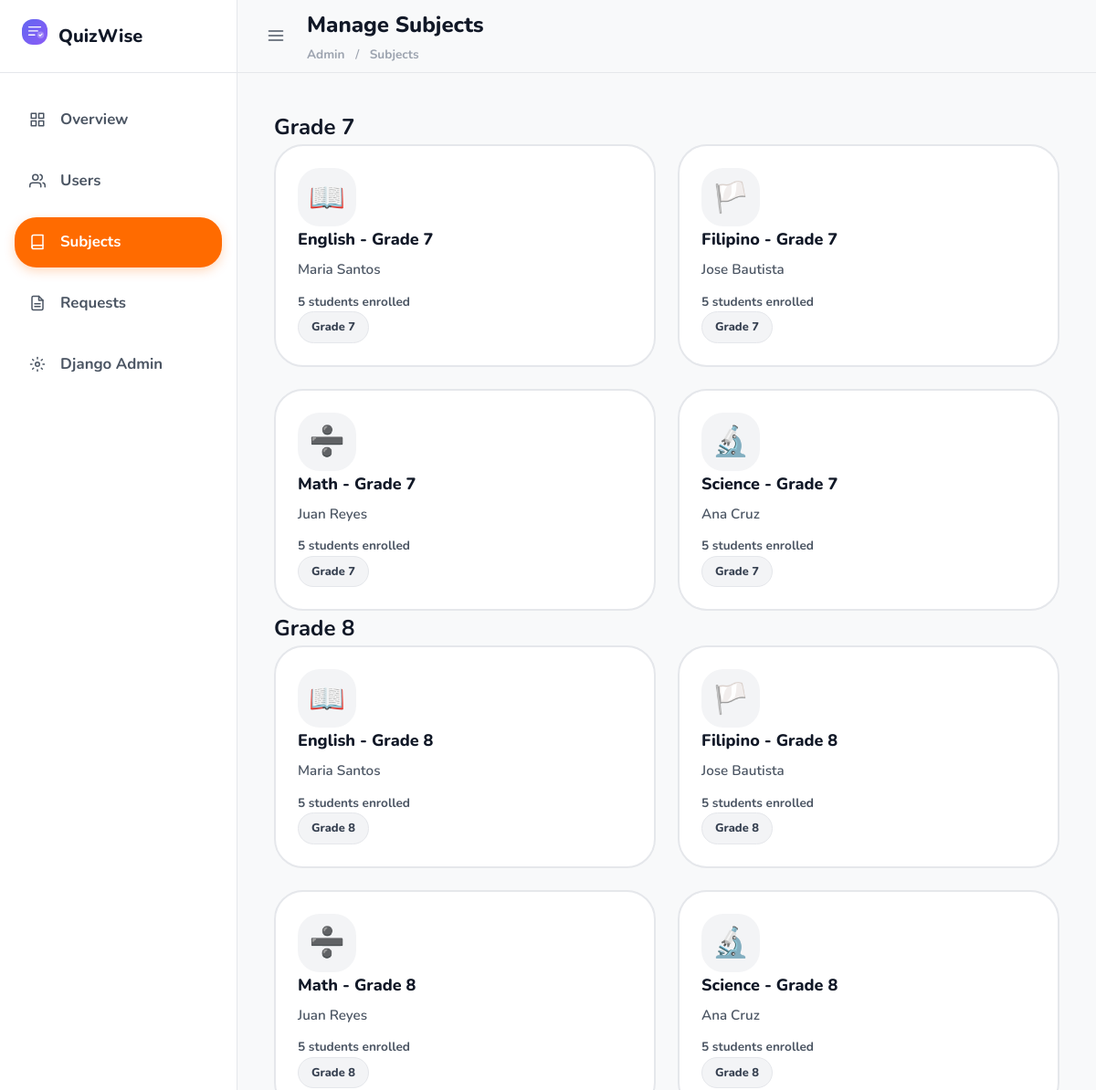
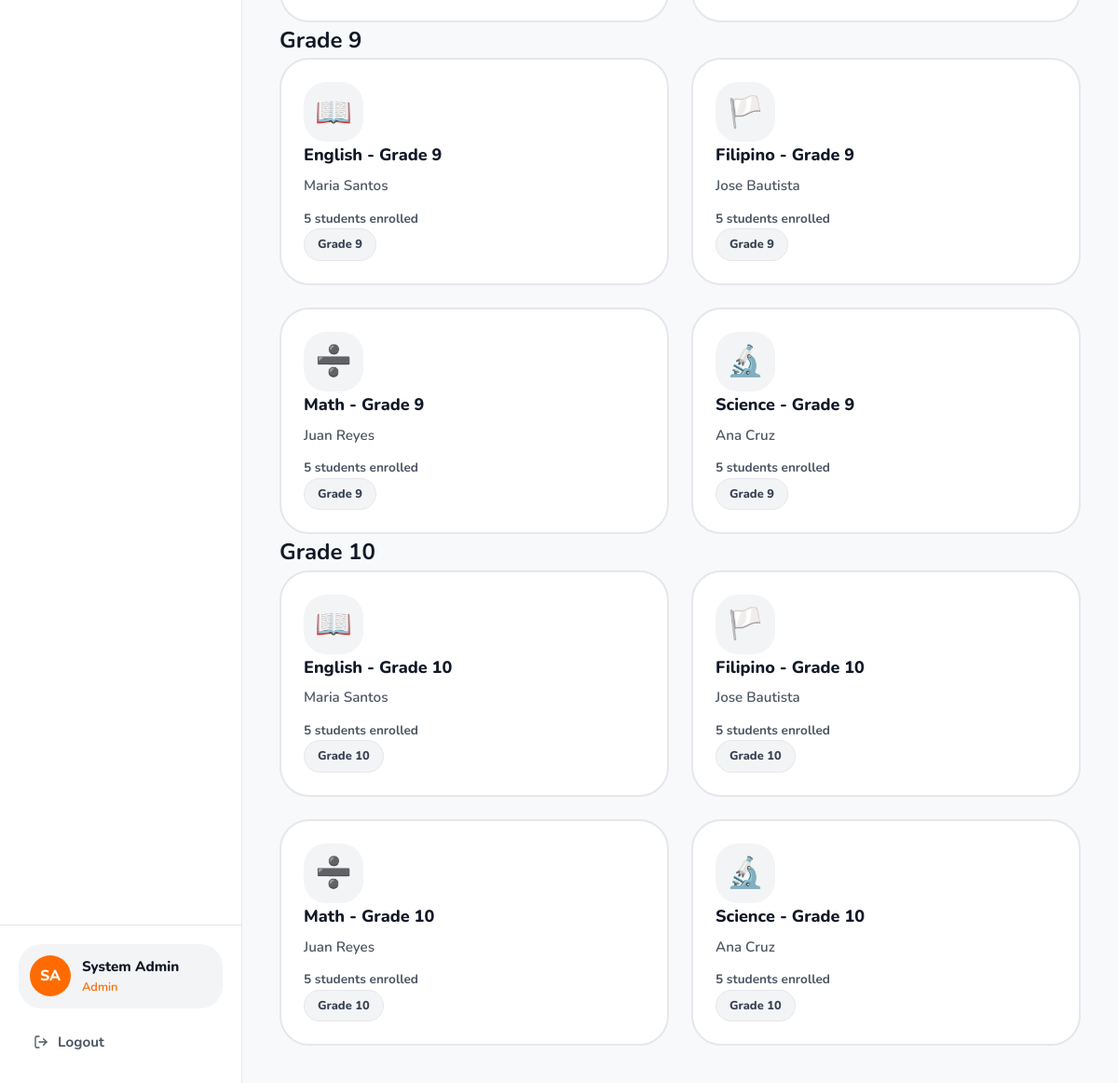
Before: /admin-dashboard/subjects/ (signed in) with the older database file (2 pictures, top to bottom).
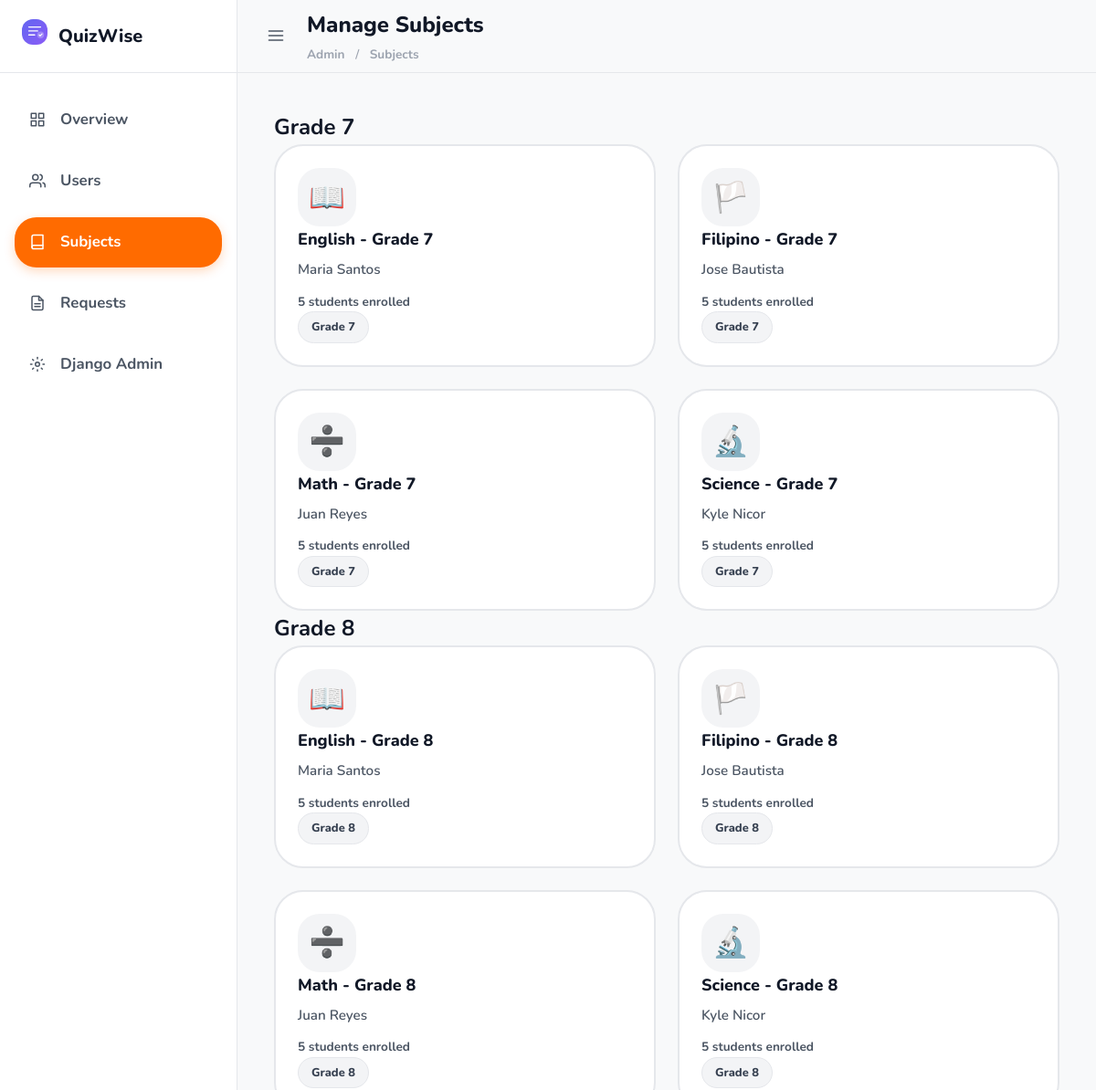
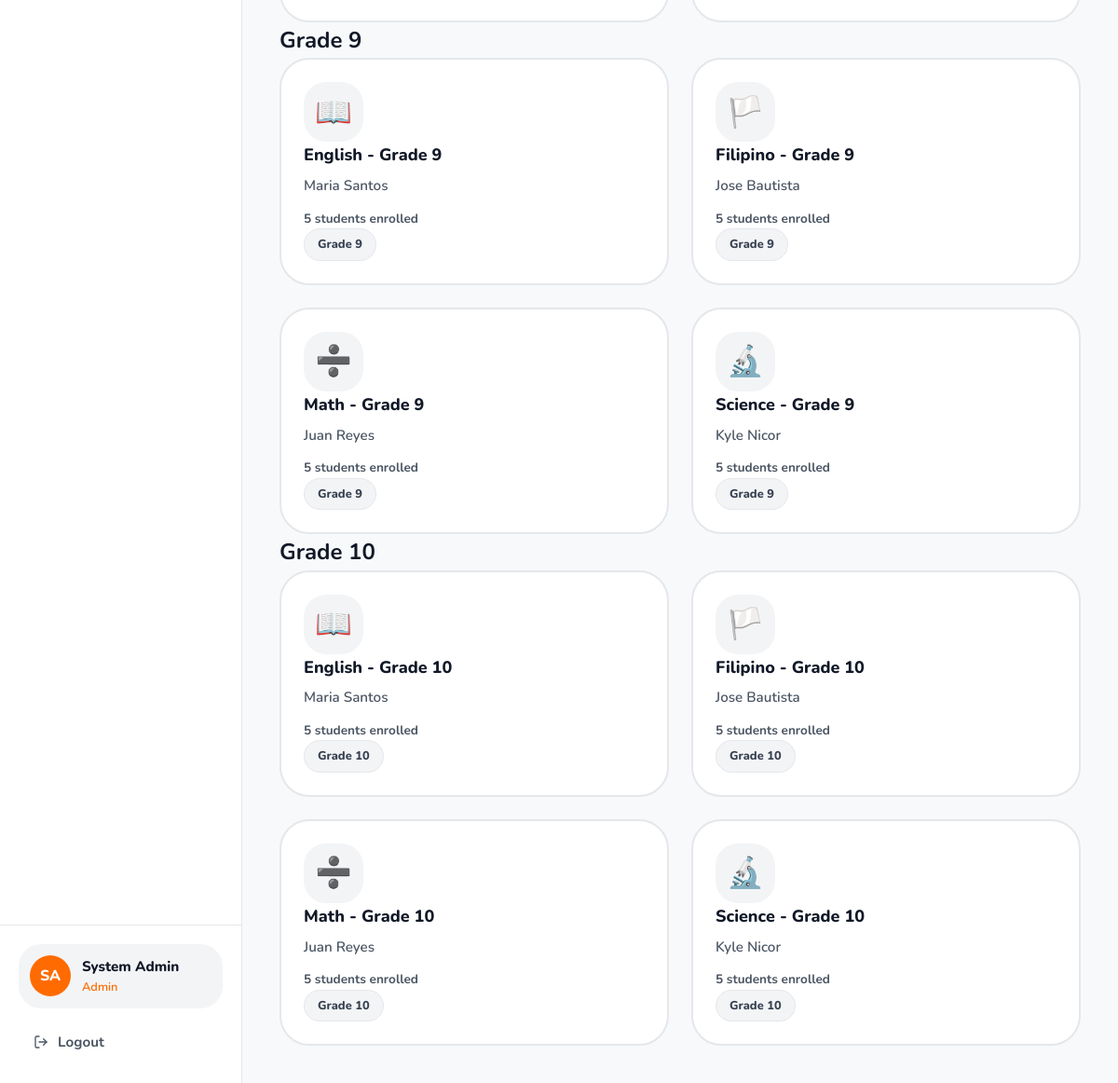
After: the same page with the newer database file (2 pictures, top to bottom).
### subjects/models.py (models this page shows, shortened)
class Subject(models.Model):
    SUBJECT_ENGLISH = 'english'
    SUBJECT_MATH = 'math'
    SUBJECT_SCIENCE = 'science'
    SUBJECT_FILIPINO = 'filipino'
    SUBJECT_CODE_CHOICES = [
        (SUBJECT_ENGLISH, 'English'),
        (SUBJECT_MATH, 'Math'),
        (SUBJECT_SCIENCE, 'Science'),
        (SUBJECT_FILIPINO, 'Filipino'),
    ]
    GRADE_CHOICES = [
        (7, 'Grade 7'),
        (8, 'Grade 8'),
        (9, 'Grade 9'),
        (10, 'Grade 10'),
    ]
    subject_id = models.UUIDField(primary_key=True, default=uuid.uuid4, editable=False)
    subject_code = models.CharField(
        max_length=20,
        choices=SUBJECT_CODE_CHOICES,
        help_text='Subject category'
    )
    grade_level = models.IntegerField(
        choices=GRADE_CHOICES,
        help_text='Grade level for this subject'
    )
    name = models.CharField(
        max_length=200,
        help_text='Full display name e.g. "English - Grade 7"'
    )
    description = models.TextField(blank=True)
    teacher = models.ForeignKey(
        settings.AUTH_USER_MODEL,
        on_delete=models.SET_NULL,
        null=True,
        blank=True,
        related_name='teaching_subjects',
        limit_choices_to={'role': 1}  # ROLE_TEACHER
    )
    passing_score = models.IntegerField(
        default=50,
        help_text='Minimum score (0-100) required to advance to next grade level'
    )
    created_at = models.DateTimeField(auto_now_add=True)
    class Meta:
        db_table = 'subjects'
        unique_together = ('subject_code', 'grade_level')
        ordering = ['grade_level', 'subject_code']

### accounts/models.py (models this page shows, shortened)
class CustomUser(AbstractUser):
    ROLE_ADMIN = 0
    ROLE_TEACHER = 1
    ROLE_STUDENT = 2
    ROLE_CHOICES = [
        (ROLE_ADMIN, 'Admin'),
        (ROLE_TEACHER, 'Teacher'),
        (ROLE_STUDENT, 'Student'),
    ]
    user_id = models.UUIDField(
        primary_key=True,
        default=uuid.uuid4,
        editable=False
    )
    school_id = models.CharField(
        max_length=20,
        unique=True,
        help_text='School-issued ID number (used to log in)'
    )
    role = models.IntegerField(
        choices=ROLE_CHOICES,
        default=ROLE_STUDENT
    )
    first_name = models.CharField(max_length=100, blank=False)
    last_name = models.CharField(max_length=100, blank=False)
    is_active = models.BooleanField(default=True)
    created_at = models.DateTimeField(auto_now_add=True)
    USERNAME_FIELD = 'school_id'
    REQUIRED_FIELDS = ['username', 'first_name', 'last_name', 'role']
    class Meta:
        db_table = 'users'
    @property
    def full_name(self):
        return f"{self.first_name} {self.last_name}"

### dashboard/views.py (the view)
# urls.py: path('admin-dashboard/subjects/', views.admin_subjects, name='admin-subjects'),
@login_required
def admin_subjects(request):
    if not (request.user.role == CustomUser.ROLE_ADMIN or request.user.is_superuser):
        return redirect('login')
    subjects = Subject.objects.select_related('teacher').order_by('grade_level', 'subject_code')
    context = {
        'subjects': subjects,
        'grade_list': [7, 8, 9, 10],
    }
    return render(request, 'dashboard/admin/subjects.html', context)

### templates/dashboard/admin/subjects.html (shortened to what this page needs)
{% extends 'dashboard/base_dashboard.html' %}
{% block page_title %}Manage Subjects{% endblock %}
{% block breadcrumb %}<a href="{% url 'admin-dashboard' %}" style="color: inherit; text-decoration: none;">Admin</a> <span style="margin: 0 8px;">/</span> <a href="{% url 'admin-subjects' %}" style="color: inherit; text-decoration: none;">Subjects</a>{% endblock %}
{% block sidebar_nav %}
<a href="{% url 'admin-dashboard' %}" class="nav-item">
    <svg width="18" height="18" viewBox="0 0 24 24" fill="none" stroke="currentColor" stroke-width="2" stroke-linecap="round" stroke-linejoin="round"><rect x="3" y="3" width="7" height="7"/><rect x="14" y="3" width="7" height="7"/><rect x="14" y="14" width="7" height="7"/><rect x="3" y="14" width="7" height="7"/></svg>
    <span>Overview</span>
</a>
<a href="{% url 'admin-users' %}" class="nav-item">
    <svg width="18" height="18" viewBox="0 0 24 24" fill="none" stroke="currentColor" stroke-width="2" stroke-linecap="round" stroke-linejoin="round"><path d="M17 21v-2a4 4 0 0 0-4-4H5a4 4 0 0 0-4 4v2"/><circle cx="9" cy="7" r="4"/><path d="M23 21v-2a4 4 0 0 0-3-3.87"/><path d="M16 3.13a4 4 0 0 1 0 7.75"/></svg>
    <span>Users</span>
</a>
<a href="{% url 'admin-subjects' %}" class="nav-item active">
    <svg width="18" height="18" viewBox="0 0 24 24" fill="none" stroke="currentColor" stroke-width="2" stroke-linecap="round" stroke-linejoin="round"><path d="M4 19.5A2.5 2.5 0 0 1 6.5 17H20"/><path d="M6.5 2H20v20H6.5A2.5 2.5 0 0 1 4 19.5v-15A2.5 2.5 0 0 1 6.5 2z"/></svg>
    <span>Subjects</span>
</a>
<a href="{% url 'admin-reg-requests' %}" class="nav-item">
    <span>Requests</span>
</a>
<a href="/admin/" target="_blank" class="nav-item">
    <span>Django Admin</span>
</a>
{% endblock %}
{% block dashboard_content %}
{% for grade in grade_list %}
<div class="section-header">
    <h2 class="section-title">Grade {{ grade }}</h2>
</div>
<div class="subjects-grid">
    {% for subject in subjects %}
    {% if subject.grade_level == grade %}
    <a href="{% url 'admin-subject-detail' subject.subject_id %}" class="subject-card subject-card-{{ subject.subject_code }}" style="text-decoration:none; display:block;">
        <div class="subject-card-icon">
            {% if subject.subject_code == 'english' %}📖
            {% elif subject.subject_code == 'math' %}➗
            {% elif subject.subject_code == 'science' %}🔬
            {% elif subject.subject_code == 'filipino' %}🏳️
            {% endif %}
        </div>
        <div class="subject-card-info">
            <div class="subject-card-name" style="color:var(--text-primary);">{{ subject.name }}</div>
            <div class="subject-card-teacher" style="color:var(--text-secondary);">
                {% if subject.teacher %}{{ subject.teacher.full_name }}{% else %}<em>No teacher assigned</em>{% endif %}
            </div>
            <div class="subject-card-stats" style="color:var(--text-secondary);">
                <span>{{ subject.enrollments.count }} students enrolled</span>
            </div>
        </div>
        <span class="badge badge-grade">Grade {{ subject.grade_level }}</span>
    </a>
    {% endif %}
    {% endfor %}
</div>
{% endfor %}
{% endblock %}

Changed rows visible on the page:
changed Subject "Science - Grade 7": teacher.full_name "Ana Cruz" → "Kyle Nicor"
changed Subject "Science - Grade 8": teacher.full_name "Ana Cruz" → "Kyle Nicor"
changed Subject "Science - Grade 9": teacher.full_name "Ana Cruz" → "Kyle Nicor"
changed Subject "Science - Grade 10": teacher.full_name "Ana Cruz" → "Kyle Nicor"
